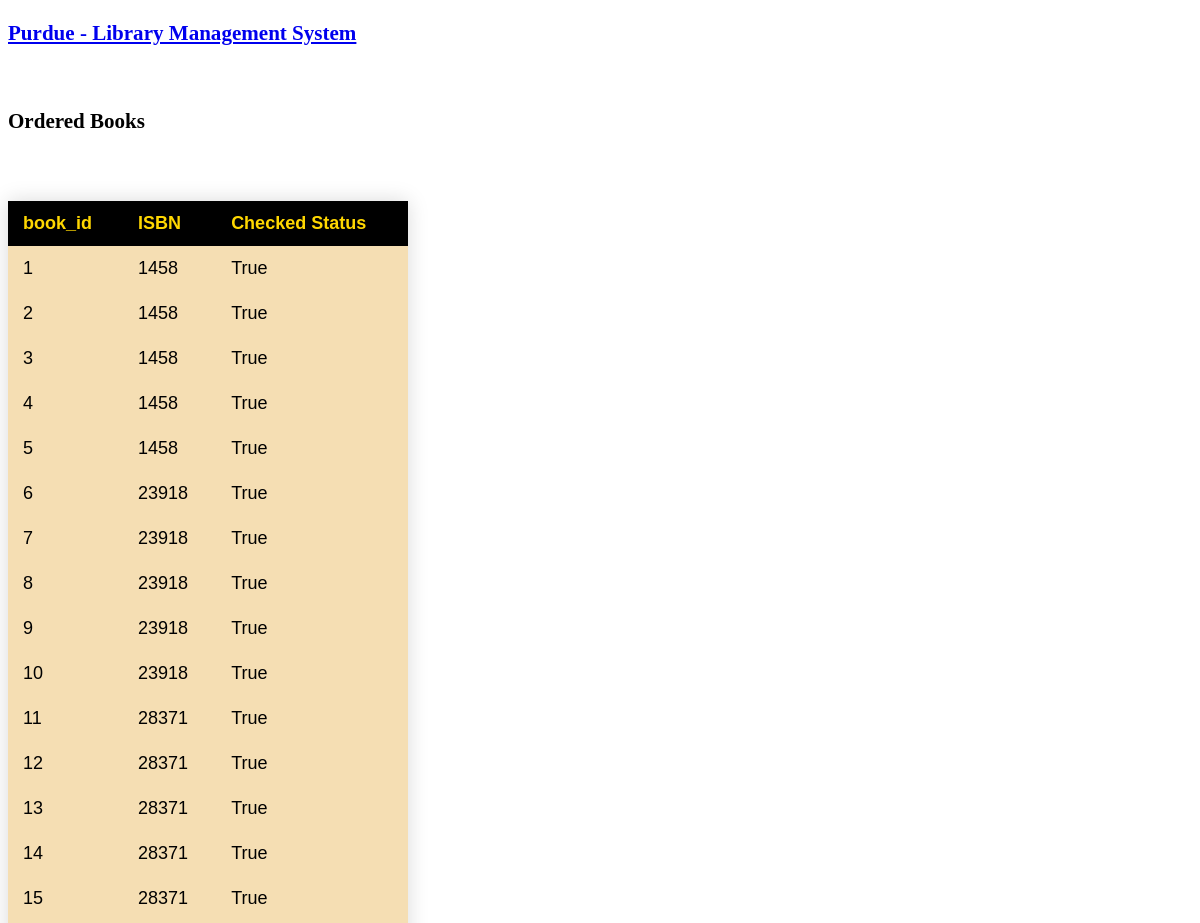
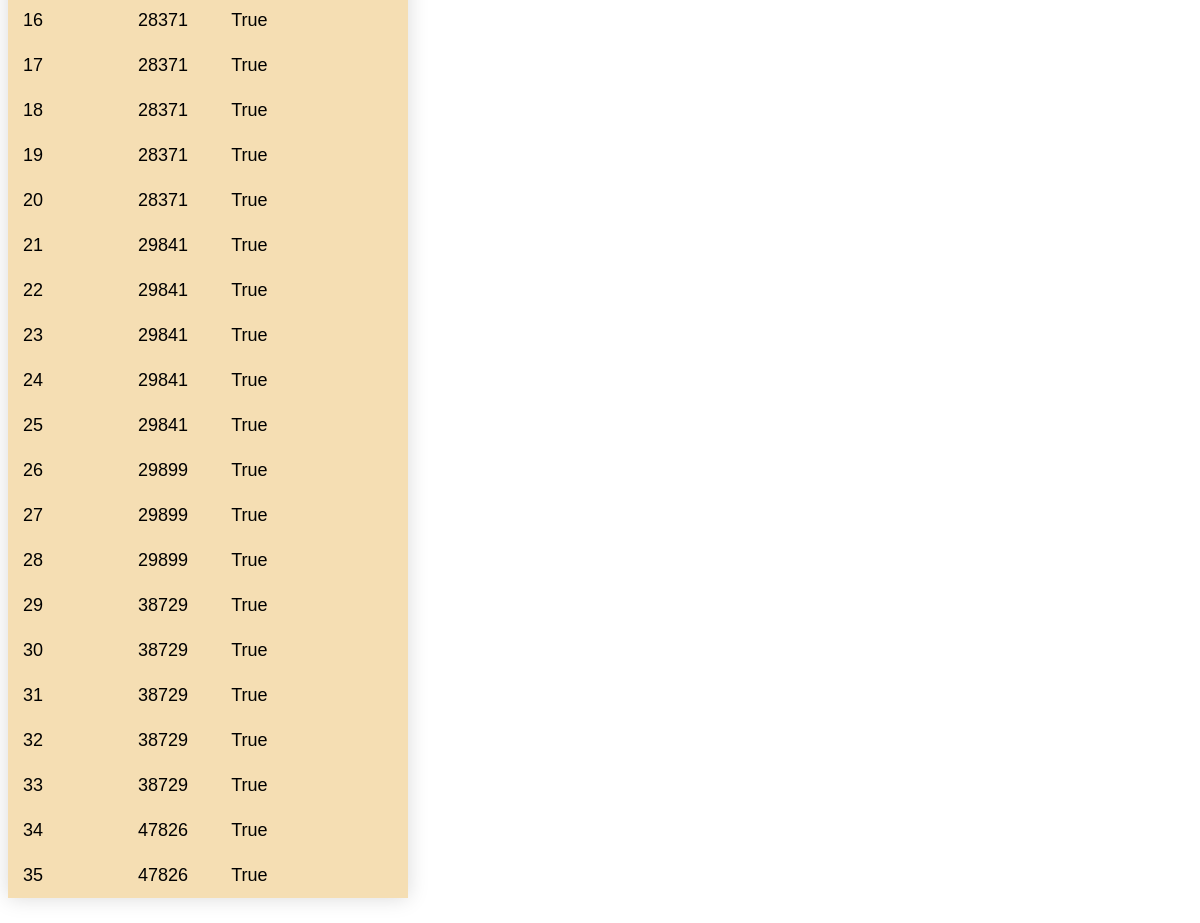
/show_books, run on the app's committed database (2 pictures, top to bottom).
### app.py (models this page shows, shortened)
class books(db.Model):
    book_id = db.Column(db.Integer, primary_key=True, nullable=False, autoincrement=True)
    isbn = db.Column(db.String(200), nullable=False)
    checked_status = db.Column(db.Boolean, nullable=False)
    @app.route('/show_books')
    def show_books():
        return render_template('show_books.html', books = books.query.all())

### app.py (the view)
    @app.route('/show_books')
    def show_books():
        return render_template('show_books.html', books = books.query.all())

### templates/show_books.html (shortened to what this page needs)
<!DOCTYPE html>
<html lang="en">
  <head>
  </head>
  <body>
    <h3>
      <a href="{{ url_for('show_all') }}">Purdue - Library Management System</a>
    </h3>
    <br />
    <h3>Ordered Books</h3>
    <br />
    <table class="styled-table">
      <thead>
        <tr>
          <th>book_id</th>
          <th>ISBN</th>
          <th>Checked Status</th>
        </tr>
      </thead>
      <tbody>
        {% for book in books %}
        <tr>
          <td>{{ book.book_id }}</td>
          <td>{{ book.isbn}}</td>
          <td>{{ book.checked_status}}</td>
        </tr>
        {% endfor %}
      </tbody>
    </table>
  </body>
</html>

### templates/show_books.html (style rules this page uses)
table { border-collapse: collapse; margin: 25px 0; font-size: large; font-family: sans-serif; min-width: 400px; box-shadow: 0 0 20px rgba(0, 0, 0, 0.15); }
th { padding: 12px 15px; background-color: black; }
thead { background-color: black; color: gold; text-align: left; }
tr { background-color: wheat; text-align: left; }
td { padding: 12px 15px; background-color: wheat; }
body { font-size: large; }

### data on the page
books: book_id "1", isbn "1458", checked_status "True"
books: book_id "2", isbn "1458", checked_status "True"
books: book_id "3", isbn "1458", checked_status "True"
books: book_id "4", isbn "1458", checked_status "True"
books: book_id "5", isbn "1458", checked_status "True"
books: book_id "6", isbn "23918", checked_status "True"
books: book_id "7", isbn "23918", checked_status "True"
books: book_id "8", isbn "23918", checked_status "True"
books: book_id "9", isbn "23918", checked_status "True"
books: book_id "10", isbn "23918", checked_status "True"
books: book_id "11", isbn "28371", checked_status "True"
books: book_id "12", isbn "28371", checked_status "True"
books: book_id "13", isbn "28371", checked_status "True"
books: book_id "14", isbn "28371", checked_status "True"
books: book_id "15", isbn "28371", checked_status "True"
books: book_id "16", isbn "28371", checked_status "True"
books: book_id "17", isbn "28371", checked_status "True"
books: book_id "18", isbn "28371", checked_status "True"
books: book_id "19", isbn "28371", checked_status "True"
books: book_id "20", isbn "28371", checked_status "True"
books: book_id "21", isbn "29841", checked_status "True"
books: book_id "22", isbn "29841", checked_status "True"
books: book_id "23", isbn "29841", checked_status "True"
books: book_id "24", isbn "29841", checked_status "True"
books: book_id "25", isbn "29841", checked_status "True"
books: book_id "26", isbn "29899", checked_status "True"
books: book_id "27", isbn "29899", checked_status "True"
books: book_id "28", isbn "29899", checked_status "True"
books: book_id "29", isbn "38729", checked_status "True"
books: book_id "30", isbn "38729", checked_status "True"
books: book_id "31", isbn "38729", checked_status "True"
books: book_id "32", isbn "38729", checked_status "True"
books: book_id "33", isbn "38729", checked_status "True"
books: book_id "34", isbn "47826", checked_status "True"
books: book_id "35", isbn "47826", checked_status "True"
